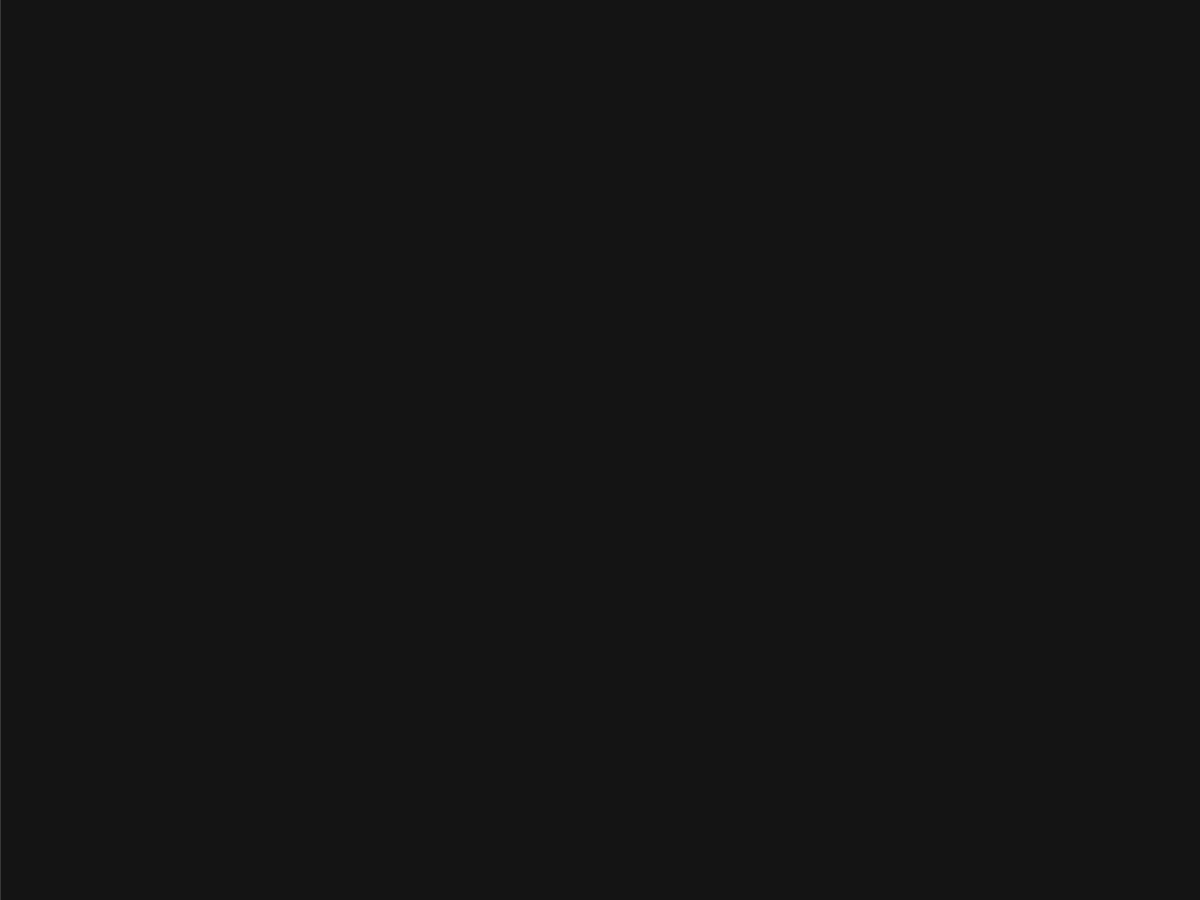
Frame 1 (no input)
Frame 60 (no input): blank canvas, image omitted
Frame 120 (the mouse pressed at the canvas centre since frame 60): blank canvas, image omitted

The p5.js sketch that drew this single still picture (run headless with seeded random() and noise() and a simulated clock; from frame 60 on, the mouse is pressed at the canvas centre):

// p5.js sketch
// ── sketch.js
// Exercise 54
// we will use setInverval(function, amount of time) to achieve it.


var pickFrames;
var x = 0;
var isPlaying = false;

function setup() {
    createCanvas(windowWidth, windowHeight-100);
    background(0);

    pickFrames = createP('pickFrames');
    
    button = createButton('Play');
    button.mousePressed(togglePlay);
}

function draw() {
    background(20);
    fill(255, 30);
    stroke(255, 80);
    line(x, 0, x, height)
    x +=3;
    if (x > width) {
        x = 0;
    }
}

function togglePlay() {
    if (isPlaying) {
        clearInterval(interval);
        isPlaying = false;
    }
    else {
        interval = setInterval(makeNote, 500)
        isPlaying = true;
    }
}


function makeNote() {
    pickFrames.html(frameCount);
}
